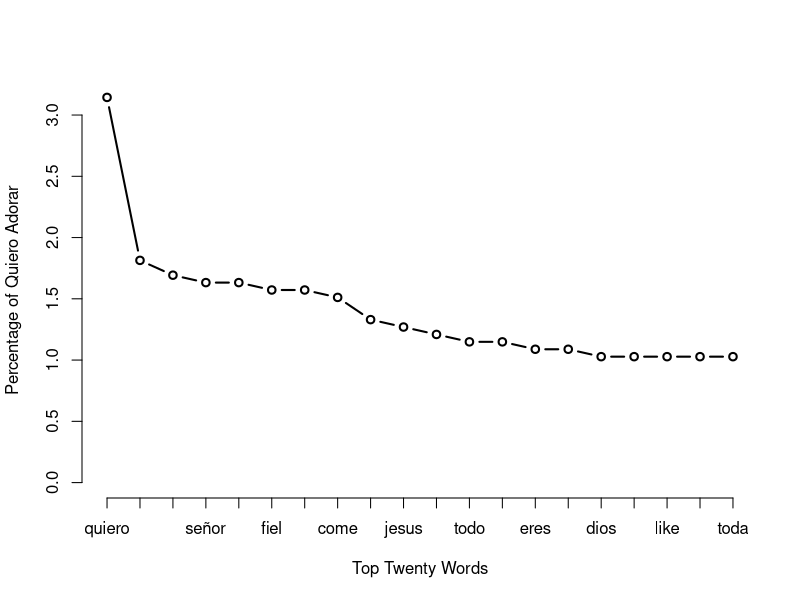
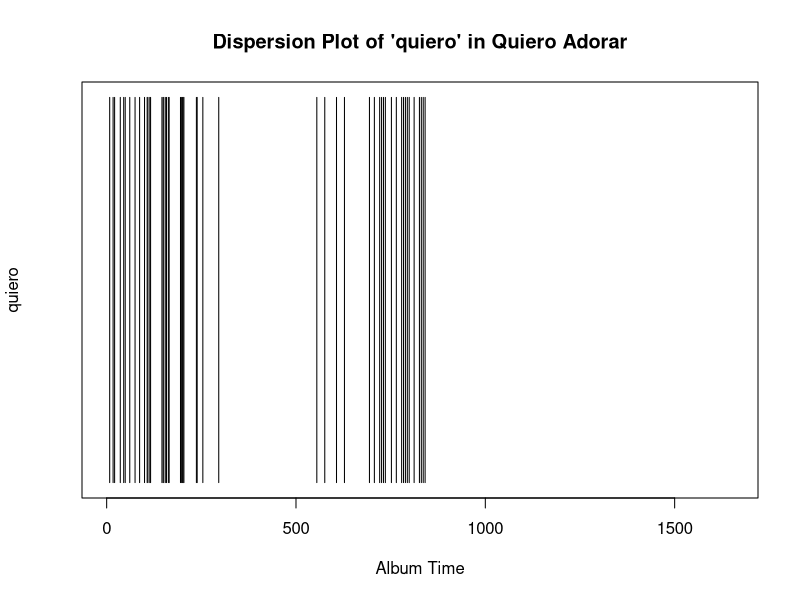

Reproduce these figures in R, in order.

################################################################
#Importing Songs

setwd("~/Documents/Text Analysis of Quiero Adorar/Quiero-Adorar")
text.v <- scan("Songs.txt", what = "character", sep = "\n")
head(text.v)


################################################################
#Pre-Processing Data

#Removing the line breaks
songs.v <- paste(text.v, collapse = " ")
head(songs.v)

#Making words lower case
songs.lower.v <- tolower(songs.v)
songs.lower.v

#Producing a list of words
song.words.l <- strsplit(songs.lower.v, "\\W")
song.words.l

#Unlisting a word
song.word.v <- unlist(song.words.l)
song.word.v

#Keeping only the non-blanks
not.blanks.v <- which(song.word.v != "")
song.word.v <- song.word.v[not.blanks.v]

#Removing sight words
not.sight.words <- which(song.word.v != "oh" & 
                           song.word.v != "a" & 
                           song.word.v != "tu" &
                           song.word.v != "you" &
                           song.word.v != "to" &
                           song.word.v != "de" &
                           song.word.v != "u" &
                           song.word.v != "que" &
                           song.word.v != "is" &
                           song.word.v != "my" &
                           song.word.v != "your" &
                           song.word.v != "ti" &
                           song.word.v != "we" &
                           song.word.v != "la" &
                           song.word.v != "coro" &
                           song.word.v != "en" &
                           song.word.v != "me" &
                           song.word.v != "mi" &
                           song.word.v != "y" &
                           song.word.v != "on" &
                           song.word.v != "the" &
                           song.word.v != "lo" &
                           song.word.v != "and" &
                           song.word.v != "tú" &
                           song.word.v != "with" &
                           song.word.v != "o" &
                           song.word.v != "verso" &
                           song.word.v != "has" &
                           song.word.v != "s" &
                           song.word.v != "tú" &
                           song.word.v != "with" &
                           song.word.v != "sofi" &
                           song.word.v != "por" &
                           song.word.v != "for" &
                           song.word.v != "of" &
                           song.word.v != "it" &
                           song.word.v != "al" &
                           song.word.v != "un" &
                           song.word.v != "se" &
                           song.word.v != "por" &
                           song.word.v != "for" &
                           song.word.v != "chorus")

song.word.v <- song.word.v[not.sight.words]
head(song.word.v)


################################################################
#Starting Analysis

#Counting the word heart and the calculating a frequency of the word
length(song.word.v[which(song.word.v=="heart")])/length((song.word.v))

#Counting the number of unique words used in the album
length(unique(song.word.v))

#Unique words as a percentage of all words
length(unique(song.word.v))/length(song.word.v)

#Favorite words in songs
song.freq.t <- table(song.word.v)
sorted.song.freq.t <- sort(song.freq.t, decreasing = TRUE)
sorted.song.freq.t

################################################################
#Comparing Word Frequency in the Data

#How gender bias are the songs
sorted.song.freq.t["him"]/sorted.song.freq.t["her"]

#Calculating the relative frequency
sorted.song.rel.freqs.t <- 100*(sorted.song.freq.t/sum(sorted.song.freq.t))

#Top 10 Words
plot(sorted.song.rel.freqs.t[1:20], type = "b", 
     xlab = "Top Twenty Words", ylab = "Percentage of Quiero Adorar", xaxt = "n")
axis(1, 1: 20, labels = names(sorted.song.rel.freqs.t[1:20]))




################################################################
#Token Distribution Analysis

#Creating a sequence the length of the text
n.time.v <- seq(1:length(song.word.v))

#Create a vector for the occurance of 'quiero', standardized for the length of the texrt
quiero.v <- which(song.word.v == 'quiero')
w.count.v <- rep(NA, length(n.time.v))
w.count.v[quiero.v] <- 1

plot(w.count.v, main = "Dispersion Plot of 'quiero' in Quiero Adorar",
     xlab = "Album Time", ylab = "quiero", type = "h", ylim = c(0,1), yaxt = 'n')


#Finding start of new songs
rm(list = ls())
song.v <- scan("Songs.txt", what = "character", sep = "\n")
song.position <- grep("^SONG:", song.v)
song.v[song.position]
